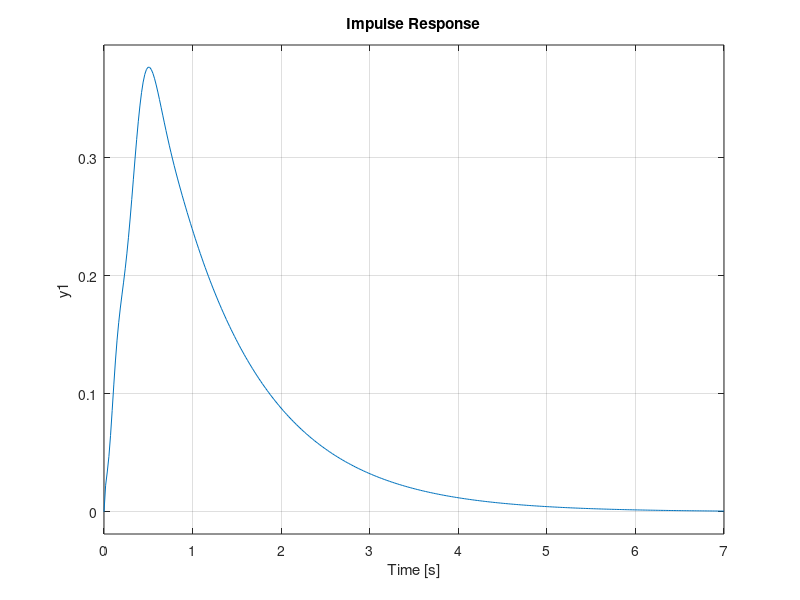

Reproduce this figure in MATLAB.
# Created by Octave 6.4.0, Wed Nov 15 23:27:23 2023 CST <ingtaller@ingtaller>
pkg load control
pkg load signal
s=tf("s")
#G = 10 / (0.1*s+1)
#[T, t] = step(G)
#data =[t,T]
# step(G,"--g")
# hold
# ramp(G)
# hold
# impulse(G)



E = 1/(s^2+s)
t = 0.5
n = 5
[num,den] = padecoef (t, n)
F = tf(num,den)/(s^2+s)
G = E - F
impulse(G)
